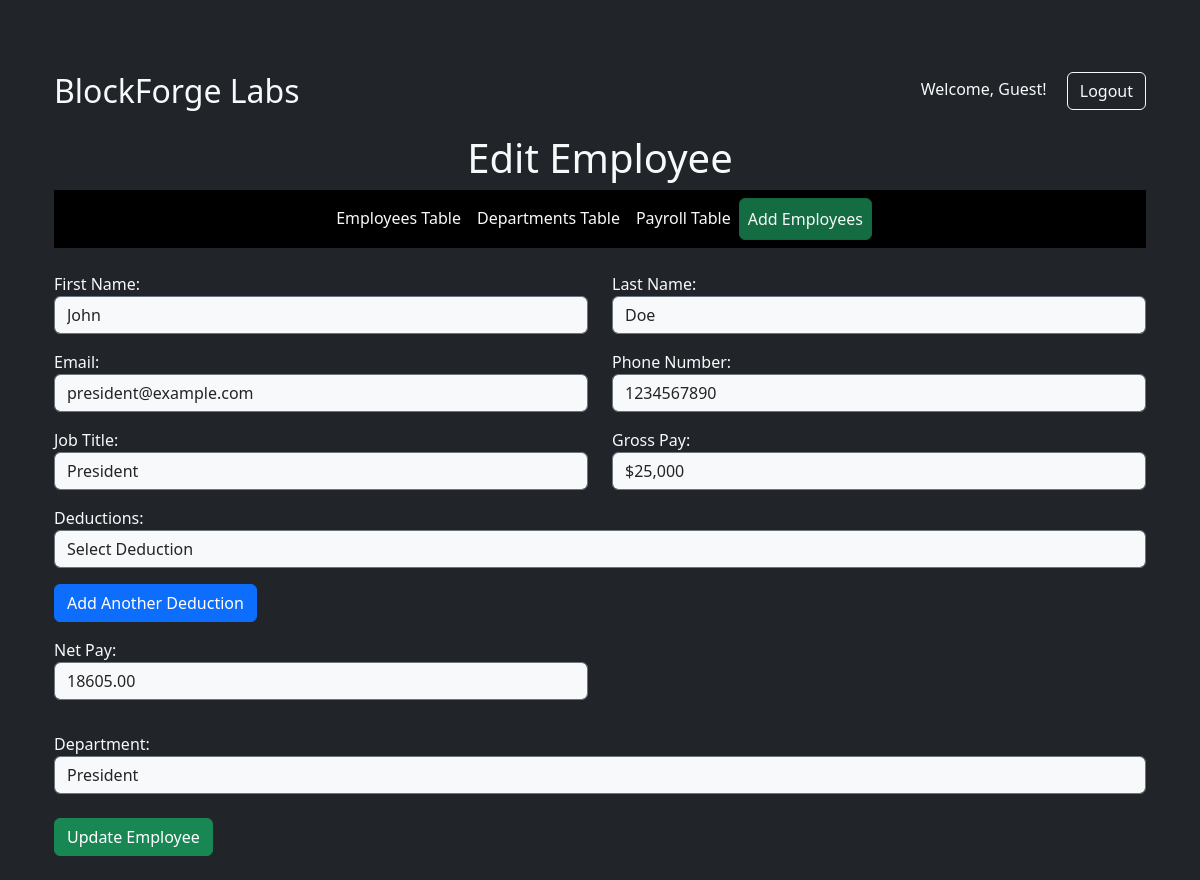
Page /edit.php?employeeID=1 on the earlier database version.
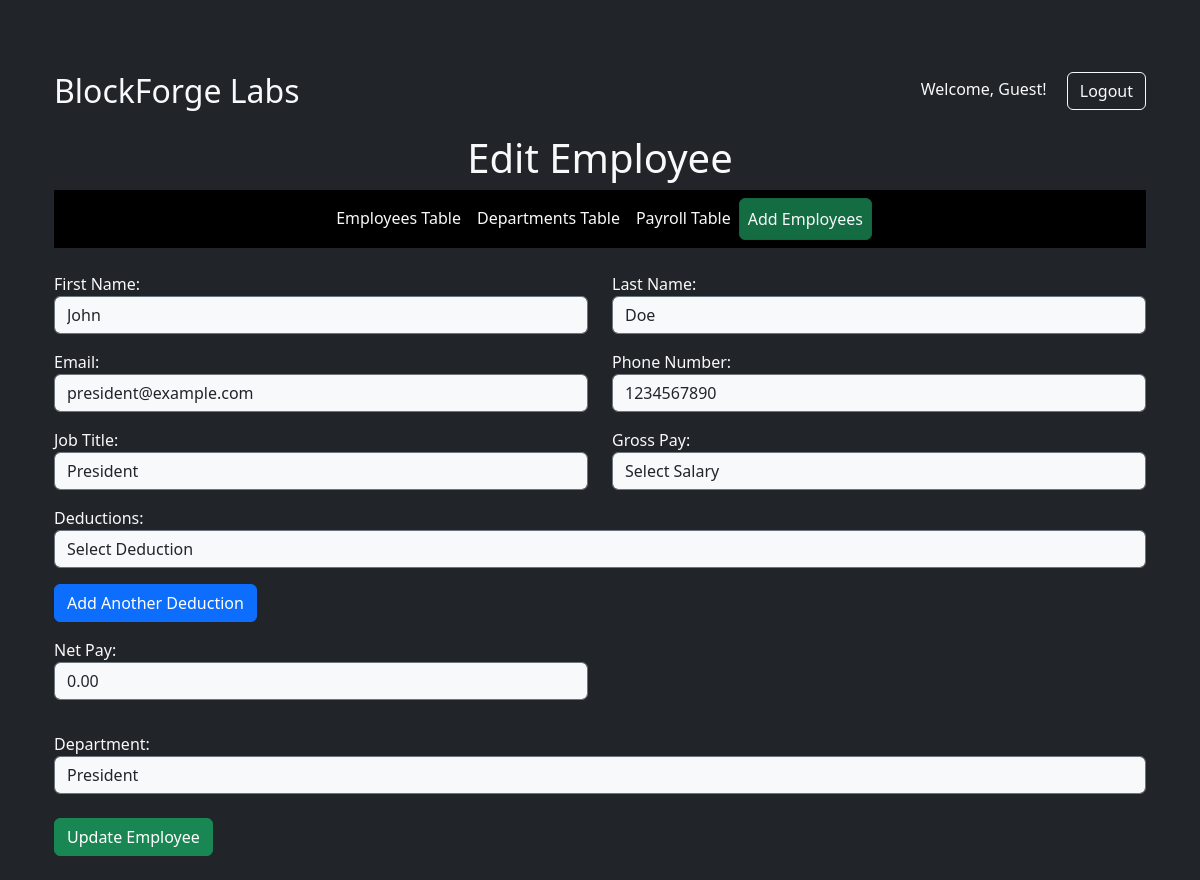
Same page on the later database version.
### tables this page shows
CREATE TABLE `payroll` (
  `PayrollID` int(11) NOT NULL,
  `EmployeeID` int(11) NOT NULL,
  `FirstName` varchar(255) NOT NULL,
  `LastName` varchar(255) NOT NULL,
  `GrossPay` decimal(10,2) NOT NULL,
  `Deductions` decimal(10,2) NOT NULL,
  `NetPay` decimal(10,2) NOT NULL,
  `Actions` varchar(255) NOT NULL
);

CREATE TABLE `employees` (
  `EmployeeID` int(11) NOT NULL,
  `FirstName` varchar(50) NOT NULL,
  `LastName` varchar(50) NOT NULL,
  `Email` varchar(100) NOT NULL,
  `PhoneNumber` varchar(15) NOT NULL,
  `HireDate` date NOT NULL,
  `JobTitle` varchar(50) NOT NULL,
  `DepartmentID` int(11) DEFAULT NULL,
  `ManagerID` int(11) DEFAULT NULL,
  `Actions` varchar(255) NOT NULL
);

### edit.php (the view, shortened to what the changed rows need)
<?php
include 'database.php';
if (isset($_GET['employeeID'])) {
    $employeeID = $_GET['employeeID'];
    $sql = "SELECT e.*, p.GrossPay, p.Deductions, p.NetPay FROM employees e
            JOIN payroll p ON e.EmployeeID = p.EmployeeID
            WHERE e.EmployeeID = '$employeeID'";
    $result = mysqli_query($conn, $sql);
    $employee = mysqli_fetch_assoc($result);
} else {
    echo "<div class='alert alert-danger'>No employee ID provided.</div>";
    exit;
}
?>
<!DOCTYPE html>
<html lang="en">
<head>
  <link rel="stylesheet" href="https://cdn.jsdelivr.net/npm/bootstrap@5.2.3/dist/css/bootstrap.min.css">
</head>
<body class="container-fluid bg-dark text-white">
  <div class="container mt-5 bg-dark text-light p-4 rounded">
  <div class="d-flex justify-content-between align-items-center mb-4">
      <h2 class="mb-0">BlockForge Labs</h2>
    </div>
    <h1 class="text-center">Edit Employee</h1>
    <form action="edit.php?employeeID=<?php echo htmlspecialchars($employeeID); ?>" method="post" class="mt-4">
      <div class="row">
        <div class="col-md-6 mb-3">
          <label for="first_name">First Name:</label>
          <input type="text" name="first_name" id="first_name" class="form-control bg-light border border-secondary" value="<?php echo htmlspecialchars($employee['FirstName']); ?>" required>
        </div>
        <div class="col-md-6 mb-3">
          <label for="last_name">Last Name:</label>
          <input type="text" name="last_name" id="last_name" class="form-control bg-light border border-secondary" value="<?php echo htmlspecialchars($employee['LastName']); ?>" required>
        </div>
      </div>
      <div class="row">
        <div class="col-md-6 mb-3">
          <label for="email">Email:</label>
          <input type="email" name="email" id="email" class="form-control bg-light border border-secondary" value="<?php echo htmlspecialchars($employee['Email']); ?>" required>
        </div>
        <div class="col-md-6 mb-3">
          <label for="phone_number">Phone Number:</label>
          <input type="text" name="phone_number" id="phone_number" class="form-control bg-light border border-secondary" value="<?php echo htmlspecialchars($employee['PhoneNumber']); ?>" required>
        </div>
      </div>
      <div class="row">
        <div class="col-md-6 mb-3">
          <label for="job_title">Job Title:</label>
          <input type="text" name="job_title" id="job_title" class="form-control bg-light border border-secondary" value="<?php echo htmlspecialchars($employee['JobTitle']); ?>" required>
        </div>
        <div class="col-md-6 mb-3">
          <label for="salary">Gross Pay:</label>
          <select name="salary" id="salary" class="form-control bg-light border border-secondary" onchange="calculateNetPay()" required>
            <option value="">Select Salary</option>
            <?php
            for ($i = 5000; $i <= 100000; $i += 500) {
                $selected = $employee['GrossPay'] == $i ? "selected" : "";
                echo "<option value='$i' $selected>$" . number_format($i) . "</option>";
            }
            ?>
          </select>
        </div>
      </div>
      <div class="row">
        <div class="col-md-6 mb-3">
          <label for="netpay">Net Pay:</label>
          <input type="text" name="netpay" id="netpay" class="form-control bg-light border border-secondary" value="<?php echo htmlspecialchars($employee['NetPay']); ?>" readonly>
        </div>
      </div>
    </form>
  </div>
</body>
</html>

Differences in the rows shown:
changed payroll "John": netpay "18605.00" → "0.00"
Other differences:
form field salary: "$25,000" → "Select Salary"
